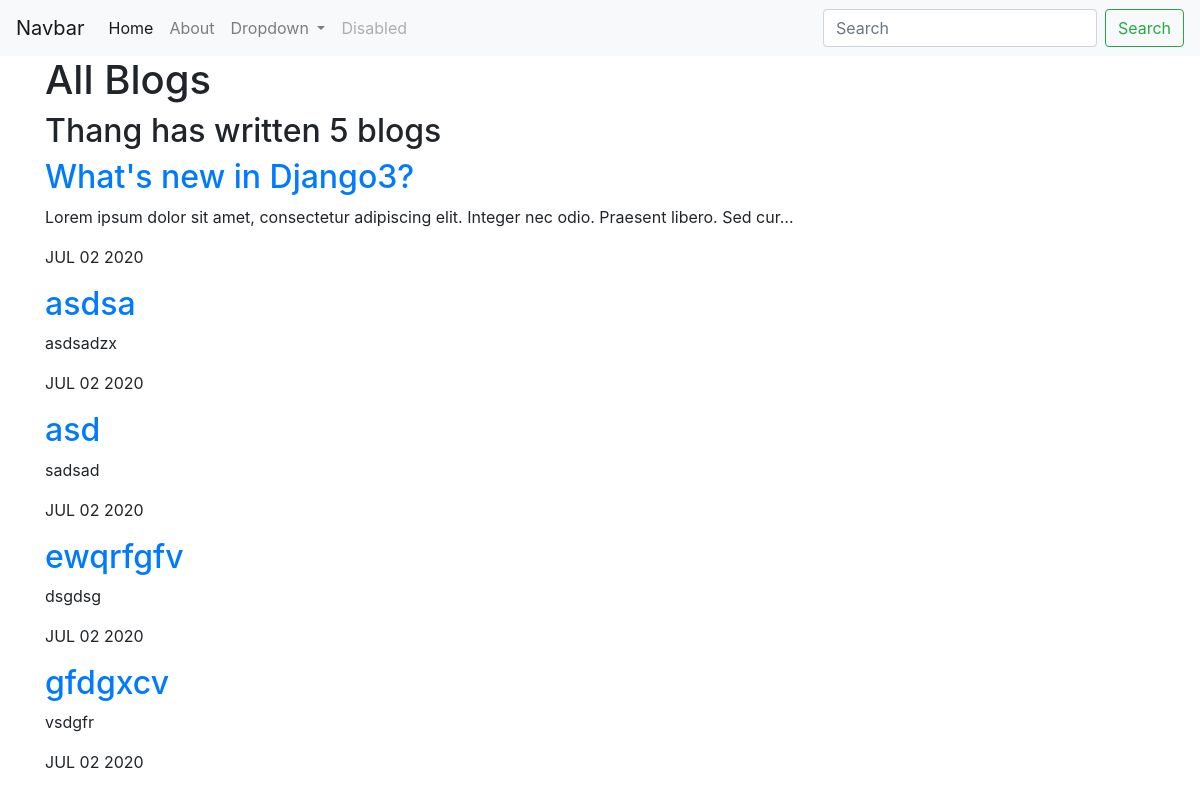
Screenshot of /blog/ with the database file from the repository.
### blog/models.py (models this page shows, shortened)
class Blog(models.Model):
	title = models.CharField(max_length=200)
	body = models.TextField()
	date = models.DateField()

### blog/views.py (the view)
# urls.py: path('', views.all_blogs, name='all_blogs'),
def all_blogs(request):
	blogs = Blog.objects.order_by('-date')[:5]
	return render(request, 'blog/all_blogs.html', {'blogs':blogs})

### blog/templates/blog/all_blogs.html
{% extends 'portfolio/base.html' %}
{% block content %}
<div class="container">
	<h1>All Blogs</h1>
	<h2>Thang has written {{ blogs.count }} blog{{ blogs.count|pluralize }}</h2>
	{% for blog in blogs %}
	<a href="{% url 'blog:detail' blog.id %}"><h2>{{ blog.title }}</h2></a>
	<p>{{ blog.body|striptags|truncatechars:100 }}</p>
	<p>{{ blog.date|date:'M d Y'|upper }}</p>
	{% endfor %}
</div>
{% endblock %}

### portfolio/static/portfolio/main.css (style rules this page uses)
* { margin: 0; padding:0; }

### rows the page displays
Blog: title "What's new in Django3?", body "Lorem ipsum dolor sit amet, consectetur adipiscing elit. Integer nec odio. Praesent libero. Sed cur…", date "JUL 02 2020"
Blog: title "asdsa", body "asdsadzx", date "JUL 02 2020"
Blog: title "asd", body "sadsad", date "JUL 02 2020"
Blog: title "ewqrfgfv", body "dsgdsg", date "JUL 02 2020"
Blog: title "gfdgxcv", body "vsdgfr", date "JUL 02 2020"

### other values shown
{{ blogs.count }} "5"
